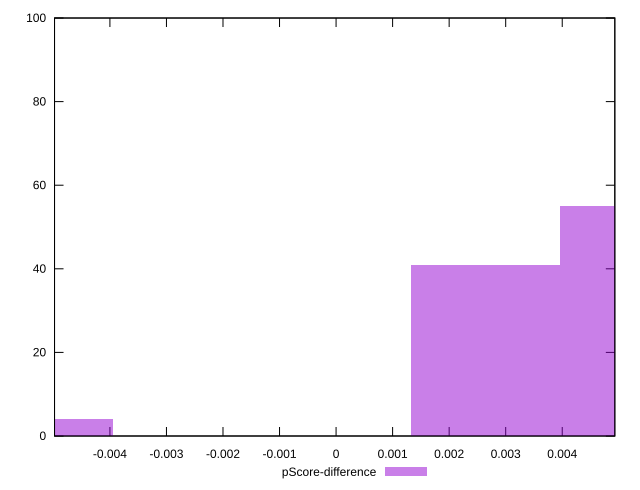

Write the gnuplot code that produced this figure.
reset

$pScoreDifference <<EOF
0.005270449918987465 55
-0.005270449918987465 4
0.0026352249594937325 41
EOF

set key outside below
set boxwidth 0.0026352249594937325
set xrange [-0.004979447683383653:0.004930225798243204]
set yrange [0:100]
set trange [0:100]
set style fill transparent solid 0.5 noborder
set terminal svg size 640, 490 enhanced background rgb 'white'
set output "reports/report_00033_2021-03-01T14-23-16.841Z/first-contentful-paint/samples/astro-inner-cached/pScore-difference/histogram.svg"

plot $pScoreDifference title "pScore-difference" with boxes

reset
